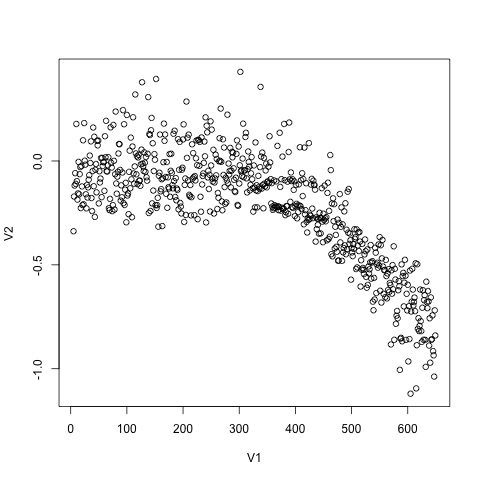

R code for this plot:

a <-read.csv("trial-final-3-20171229151233.csv", header = FALSE)
plot(a)
png("trial-final-3-20171229151233.csv.png")
plot(a)

